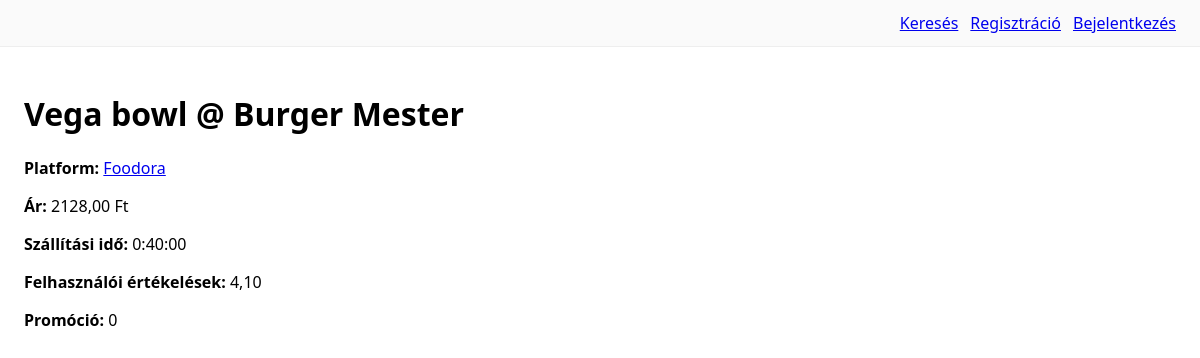
Before: /info/5/ with the older database file.
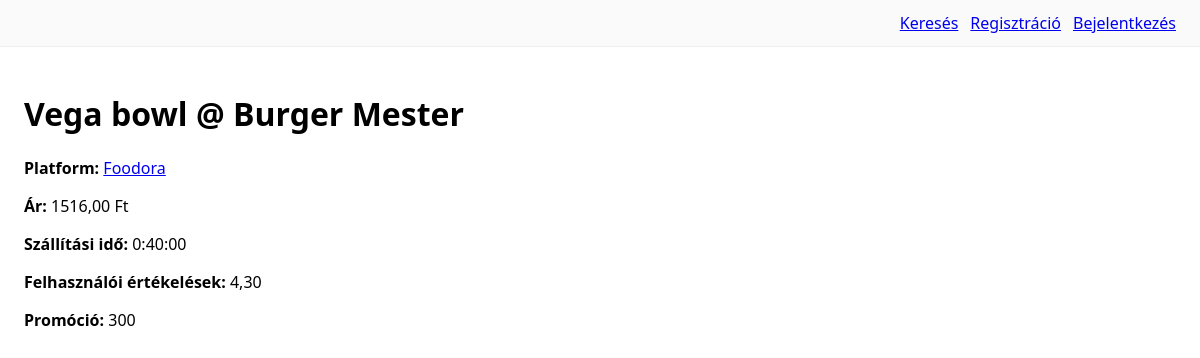
After: the same page with the newer database file.
### compare/models.py (models this page shows, shortened)
class EtteremEtelInfo(models.Model):
    etel = models.ForeignKey("catalog.Etel", on_delete=models.CASCADE, related_name="etterem_info", verbose_name="Étel")
    etterem = models.ForeignKey("catalog.Etterem", on_delete=models.CASCADE, related_name="etel_info", verbose_name="Étterem")
    platform = models.CharField("Platform", max_length=20, choices=PLATFORMOK, default="egyeb")
    ar = models.DecimalField("Ár (HUF)", max_digits=10, decimal_places=2)
    szallitas_ido = models.DurationField("Szállítási idő", null=True, blank=True)
    felhaszn_ertekelesek = models.DecimalField("Felhasználói értékelések (átlag)", max_digits=3, decimal_places=2, null=True, blank=True)
    promocio = models.CharField("Promóció", max_length=255, blank=True)
    class Meta:
        verbose_name="Étterem–Étel információ"; verbose_name_plural="Étterem–Étel információk"
        unique_together=("etel","etterem","platform")
        indexes=[models.Index(fields=["etel"]), models.Index(fields=["etterem"]), models.Index(fields=["platform"])]

### catalog/models.py (models this page shows, shortened)
class Etel(models.Model):
    nev = models.CharField(max_length=150)
    leiras = models.TextField(blank=True)
    kategoria = models.CharField(max_length=50, blank=True)
    kep_url = models.URLField(blank=True)

class Etterem(models.Model):
    nev = models.CharField(max_length=150)
    cim = models.CharField(max_length=250, blank=True)
    platform = models.CharField(max_length=20, choices=PLATFORMOK, default="egyeb")
    platform_logo_url = models.URLField(blank=True)
    platform_url = models.URLField(blank=True)
    def get_platform_url(self) -> str:
        if self.platform_url:
            return self.platform_url
        defaults = {
            "wolt": "https://wolt.com",
            "foodora": "https://www.foodora.hu",
            "bolt": "https://bolt.eu/hu",
            "egyeb": "#",
        }
        return defaults.get(self.platform, "#")

### compare/views.py (the view)
# urls.py: path("info/<int:pk>/", views.InfoDetailView.as_view(), name="info_detail"),
class InfoDetailView(DetailView):
    model = EtteremEtelInfo
    template_name = "compare/info_detail.html"

### templates/compare/info_detail.html (shortened to what this page needs)
{% extends "_base.html" %}
{% block content %}
<h1>{{ object.etel.nev }} @ {{ object.etterem.nev }}</h1>
<p><b>Platform:</b>
  {% if object.etterem.get_platform_url %}
    <a href="{{ object.etterem.get_platform_url }}" target="_blank" rel="noopener">
      {{ object.etterem.get_platform_display }}
    </a>
  {% else %}
    {{ object.etterem.get_platform_display }}
  {% endif %}
</p>
<p><b>Ár:</b> {{ object.ar }} Ft</p>
<p><b>Szállítási idő:</b> {{ object.szallitas_ido }}</p>
<p><b>Felhasználói értékelések:</b> {{ object.felhaszn_ertekelesek|default:"–" }}</p>
<p><b>Promóció:</b> {{ object.promocio|default:"–" }}</p>
{% endblock %}

Changed rows visible on the page:
changed EtteremEtelInfo "Vega bowl": ar "2128,00" → "1516,00"; felhaszn_ertekelesek "4,10" → "4,30"; promocio "0" → "300"
